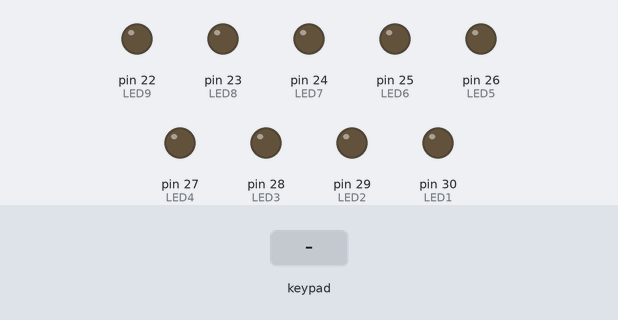
Recording of a sketch running on a simulated Arduino Mega 2560, built with avr-gcc and run on an emulated ATmega2560. Shown: output pins drawn as LEDs (lit = HIGH). Inputs (shaded band) come from the test bench. What the sketch prints to the serial monitor is not drawn.

Above: at 1.2 s.
1.3 s: key '3' pressed
At 1.7 s:
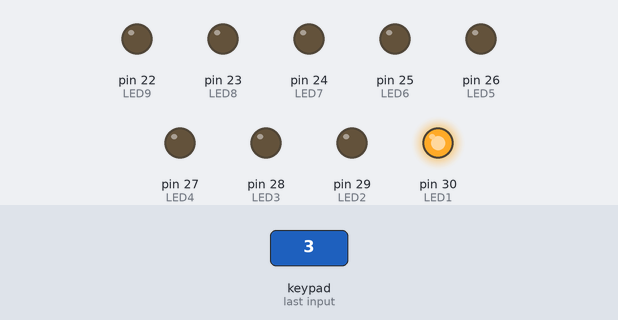
At 3.1 s:
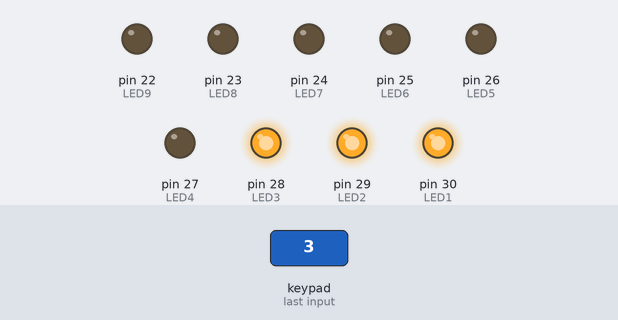
3.8 s: keypad keys 7 + 5 = pressed 0.4 s apart
At 7.7 s:
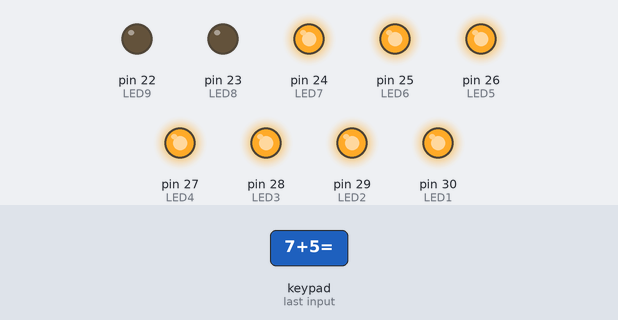
Timing chart, 0 to 14.3 s (numbered marks = the images above; inputs shaded):
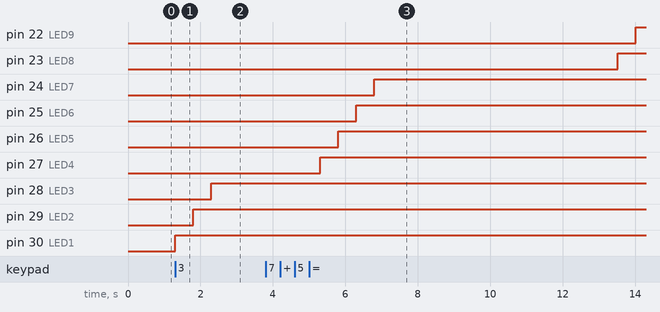

Measured:
- after the input at 1.3 s, pin 28 (LED3): LOW → HIGH after 1.0 s; pin 29 (LED2): LOW → HIGH after 0.50 s; pin 30 (LED1): LOW → HIGH at once
- after the input at 3.8 s, pin 22 (LED9): LOW → HIGH after 10.2 s; pin 23 (LED8): LOW → HIGH after 9.7 s; pin 24 (LED7): LOW → HIGH after 3.0 s; pin 25 (LED6): LOW → HIGH after 2.5 s; pin 26 (LED5): LOW → HIGH after 2.0 s

The sketch:

sketch_feb26a.ino
```cpp
#include <Keypad.h>

#define LED1 30
#define LED2 29
#define LED3 28
#define LED4 27
#define LED5 26
#define LED6 25
#define LED7 24
#define LED8 23
#define LED9 22

const byte ROWS = 4; //four rows
const byte COLS = 4; //four columns
char keys[ROWS][COLS] = {
  {'1','2','3','-'},
  {'4','5','6','*'},
  {'7','8','9','/'},
  {'c','0','=','+'}
};
byte rowPins[ROWS] = {4,3,2,5}; //connect to the row pinouts of the keypad
byte colPins[COLS] = {6,7,8,9}; //connect to the column pinouts of the keypad

Keypad keypad = Keypad( makeKeymap(keys), rowPins, colPins, ROWS, COLS );

int x =0;

void setup() {
  // put your setup code here, to run once:
  pinMode(LED1, OUTPUT);
  pinMode(LED2, OUTPUT);
  pinMode(LED3, OUTPUT);
  pinMode(LED4, OUTPUT);
  pinMode(LED5, OUTPUT);
  pinMode(LED6, OUTPUT);
  pinMode(LED7, OUTPUT);
  pinMode(LED8, OUTPUT);
  pinMode(LED1, OUTPUT);
  pinMode(LED9, OUTPUT);

  Serial.begin(9600); //for section 2  of lab
}

void loop() {
  // put your main code here, to run repeatedly:
  char key = keypad.getKey();

  Serial.print(key); //for section 2 of lab

  if(key == 'c'){Serial.println();}
  if(key == 'c'){
  for(int i =30;i>=22;i--){
    digitalWrite(i , LOW);
    }
  }
  else{
    int key_int = key - '0';
    for(int i=30; i > 30 - key_int; i--){
      digitalWrite(i , HIGH);
      delay(500);
    }
  }

}
```
